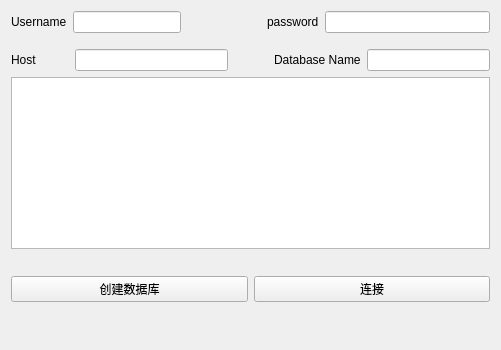
<?xml version="1.0" encoding="UTF-8"?>
<ui version="4.0">
 <class>ui_Db</class>
 <widget class="QWidget" name="ui_Db">
  <property name="geometry">
   <rect>
    <x>0</x>
    <y>0</y>
    <width>501</width>
    <height>350</height>
   </rect>
  </property>
  <property name="windowTitle">
   <string>DbDemo</string>
  </property>
  <layout class="QVBoxLayout" name="verticalLayout">
   <item>
    <layout class="QHBoxLayout" name="horizontalLayout_7">
     <item>
      <layout class="QHBoxLayout" name="horizontalLayout_5">
       <item>
        <layout class="QHBoxLayout" name="horizontalLayout_4">
         <item>
          <widget class="StrongBodyLabel" name="StrongBodyLabel_3">
           <property name="text">
            <string>Username</string>
           </property>
          </widget>
         </item>
         <item>
          <widget class="LineEdit" name="usernameEdit"/>
         </item>
        </layout>
       </item>
       <item>
        <spacer name="horizontalSpacer_2">
         <property name="orientation">
          <enum>Qt::Horizontal</enum>
         </property>
         <property name="sizeType">
          <enum>QSizePolicy::Fixed</enum>
         </property>
         <property name="sizeHint" stdset="0">
          <size>
           <width>80</width>
           <height>20</height>
          </size>
         </property>
        </spacer>
       </item>
       <item>
        <widget class="StrongBodyLabel" name="StrongBodyLabel_4">
         <property name="text">
          <string>password</string>
         </property>
        </widget>
       </item>
       <item>
        <widget class="LineEdit" name="passwordEdit"/>
       </item>
      </layout>
     </item>
    </layout>
   </item>
   <item>
    <spacer name="verticalSpacer_2">
     <property name="orientation">
      <enum>Qt::Vertical</enum>
     </property>
     <property name="sizeType">
      <enum>QSizePolicy::Fixed</enum>
     </property>
     <property name="sizeHint" stdset="0">
      <size>
       <width>20</width>
       <height>10</height>
      </size>
     </property>
    </spacer>
   </item>
   <item>
    <layout class="QHBoxLayout" name="horizontalLayout_6">
     <item>
      <layout class="QHBoxLayout" name="horizontalLayout">
       <item>
        <widget class="StrongBodyLabel" name="StrongBodyLabel_2">
         <property name="text">
          <string>Host</string>
         </property>
        </widget>
       </item>
       <item>
        <spacer name="horizontalSpacer_3">
         <property name="orientation">
          <enum>Qt::Horizontal</enum>
         </property>
         <property name="sizeType">
          <enum>QSizePolicy::Fixed</enum>
         </property>
         <property name="sizeHint" stdset="0">
          <size>
           <width>32</width>
           <height>20</height>
          </size>
         </property>
        </spacer>
       </item>
       <item>
        <widget class="LineEdit" name="HostEdit"/>
       </item>
      </layout>
     </item>
     <item>
      <spacer name="horizontalSpacer">
       <property name="orientation">
        <enum>Qt::Horizontal</enum>
       </property>
       <property name="sizeType">
        <enum>QSizePolicy::Fixed</enum>
       </property>
       <property name="sizeHint" stdset="0">
        <size>
         <width>40</width>
         <height>20</height>
        </size>
       </property>
      </spacer>
     </item>
     <item>
      <layout class="QHBoxLayout" name="horizontalLayout_2">
       <item>
        <widget class="StrongBodyLabel" name="StrongBodyLabel">
         <property name="text">
          <string>Database Name</string>
         </property>
        </widget>
       </item>
       <item>
        <widget class="LineEdit" name="DbNameEdit"/>
       </item>
      </layout>
     </item>
    </layout>
   </item>
   <item>
    <layout class="QHBoxLayout" name="horizontalLayout_10">
     <item>
      <widget class="PlainTextEdit" name="PlainTextEdit"/>
     </item>
    </layout>
   </item>
   <item>
    <spacer name="verticalSpacer_3">
     <property name="orientation">
      <enum>Qt::Vertical</enum>
     </property>
     <property name="sizeHint" stdset="0">
      <size>
       <width>20</width>
       <height>40</height>
      </size>
     </property>
    </spacer>
   </item>
   <item>
    <layout class="QHBoxLayout" name="horizontalLayout_3">
     <item>
      <widget class="PushButton" name="createBtn">
       <property name="text">
        <string>创建数据库</string>
       </property>
      </widget>
     </item>
     <item>
      <widget class="PushButton" name="conBtn">
       <property name="text">
        <string>连接</string>
       </property>
      </widget>
     </item>
    </layout>
   </item>
   <item>
    <widget class="QLabel" name="label">
     <property name="font">
      <font>
       <pointsize>20</pointsize>
       <bold>true</bold>
      </font>
     </property>
     <property name="text">
      <string/>
     </property>
    </widget>
   </item>
  </layout>
 </widget>
 <customwidgets>
  <customwidget>
   <class>PushButton</class>
   <extends>QPushButton</extends>
   <header>qfluentwidgets</header>
  </customwidget>
  <customwidget>
   <class>StrongBodyLabel</class>
   <extends>QLabel</extends>
   <header>qfluentwidgets</header>
  </customwidget>
  <customwidget>
   <class>LineEdit</class>
   <extends>QLineEdit</extends>
   <header>qfluentwidgets</header>
  </customwidget>
  <customwidget>
   <class>PlainTextEdit</class>
   <extends>QPlainTextEdit</extends>
   <header>qfluentwidgets</header>
  </customwidget>
 </customwidgets>
 <resources/>
 <connections/>
</ui>
